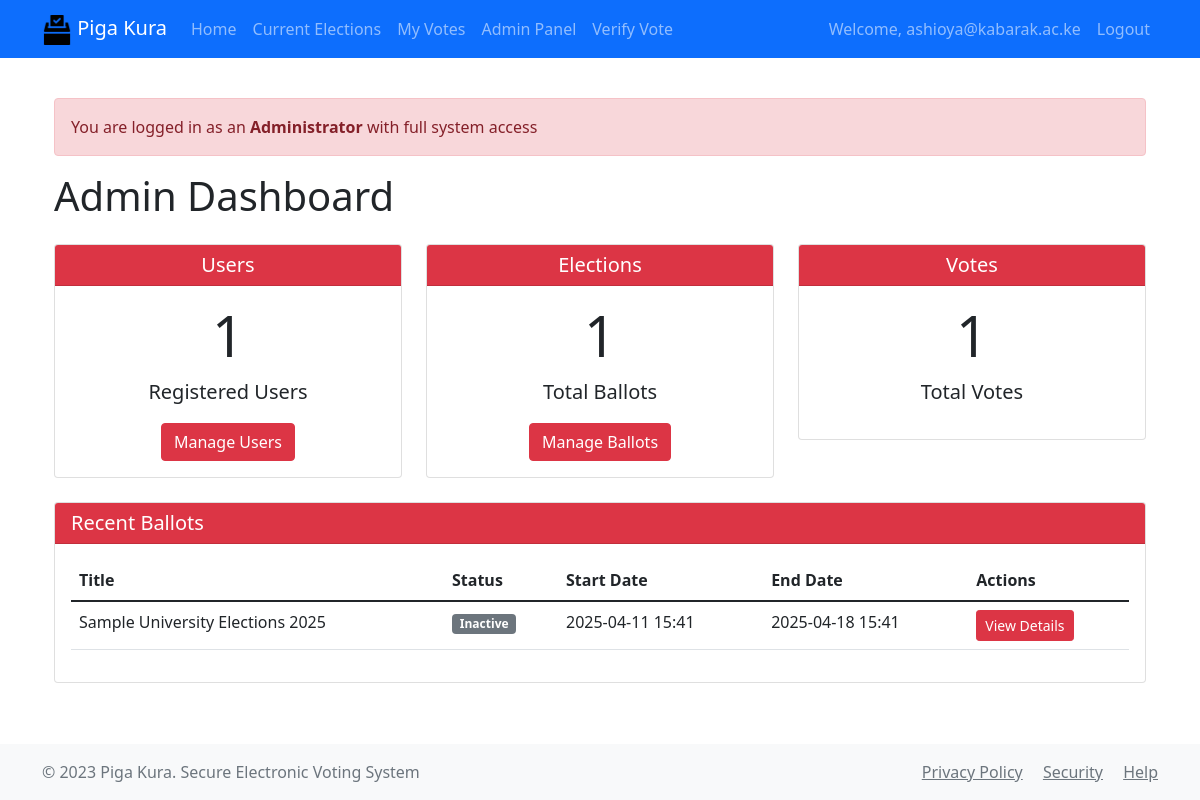
/admin/dashboard (signed in), run on an earlier commit of the app's database.
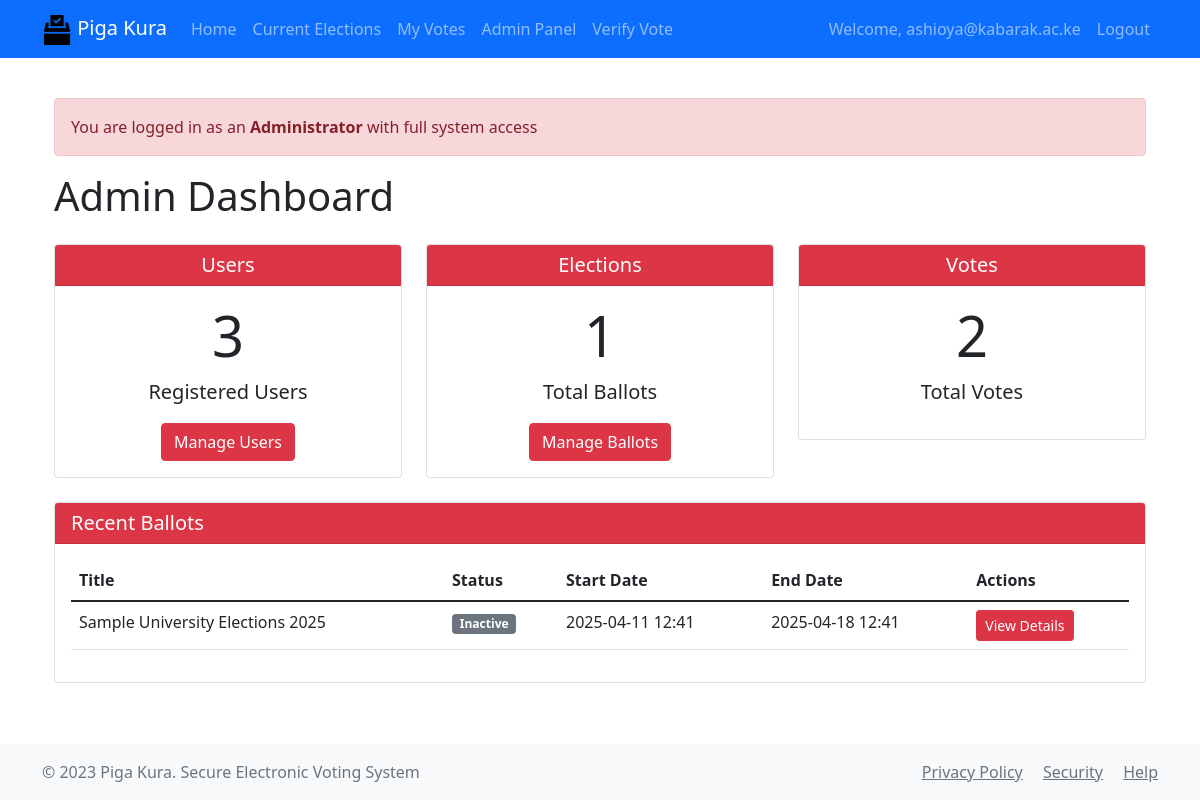
And on a later commit of the database.
### app/models/ballot.py (models this page shows, shortened)
class Ballot(db.Model):
    id = db.Column(db.Integer, primary_key=True)
    title = db.Column(db.String(200), nullable=False)
    description = db.Column(db.Text)
    start_date = db.Column(db.DateTime, nullable=False)
    end_date = db.Column(db.DateTime, nullable=False)
    is_active = db.Column(db.Boolean, default=True)
    created_at = db.Column(db.DateTime, default=datetime.utcnow)
    candidates = db.relationship('Candidate', backref='ballot', lazy=True)
    votes = db.relationship('Vote', backref='ballot', lazy=True)
    ballot_type = db.Column(db.String(50), nullable=False)  # national, county, special
    verification_key = db.Column(db.String(64), unique=True)
    min_voters = db.Column(db.Integer, default=0)
    max_voters = db.Column(db.Integer)
    requires_verification = db.Column(db.Boolean, default=True)
    verification_method = db.Column(db.String(50))  # id, biometric, token
    audit_trail = db.relationship('AuditLog', backref='ballot', lazy=True)
    @property
    def is_ongoing(self):
        now = datetime.utcnow()
        return self.start_date <= now <= self.end_date and self.is_active

### app/routes/admin.py (the view)
@admin_bp.route('/dashboard')
@login_required
@admin_required
def dashboard():
    ballots = Ballot.query.order_by(Ballot.created_at.desc()).all()
    user_count = User.query.count()
    vote_count = Vote.query.count()
    return render_template('admin/dashboard.html',
                          ballots=ballots,
                          user_count=user_count,
                          vote_count=vote_count)

### app/routes/admin.py (called while the page is built)
def admin_required(f):
    @wraps(f)
    def decorated_function(*args, **kwargs):
        if not current_user.is_authenticated or not current_user.is_admin:
            flash('Admin privileges required', 'danger')
            return redirect(url_for('main.index'))
        return f(*args, **kwargs)
    return decorated_function

### app/templates/admin/dashboard.html (shortened to what this page needs)
{% extends "base.html" %}
{% block content %}
<div class="container">
    <div class="alert alert-danger">
         You are logged in as an <strong>Administrator</strong> with full system access
    </div>
    <h1 class="mb-4">Admin Dashboard</h1>
    <div class="row">
        <div class="col-md-4 mb-4">
            <div class="card text-center">
                <div class="card-header bg-danger text-white">
                    <h5 class="mb-0">Users</h5>
                </div>
                <div class="card-body">
                    <h2 class="display-4">{{ user_count }}</h2>
                    <p class="lead">Registered Users</p>
                    <a href="{{ url_for('admin.users') }}" class="btn btn-danger">Manage Users</a>
                </div>
            </div>
        </div>
        <div class="col-md-4 mb-4">
            <div class="card text-center">
                <div class="card-header bg-danger text-white">
                    <h5 class="mb-0">Elections</h5>
                </div>
                <div class="card-body">
                    <h2 class="display-4">{{ ballots|length }}</h2>
                    <p class="lead">Total Ballots</p>
                    <a href="{{ url_for('admin.ballots') }}" class="btn btn-danger">Manage Ballots</a>
                </div>
            </div>
        </div>
        <div class="col-md-4 mb-4">
            <div class="card text-center">
                <div class="card-header bg-danger text-white">
                    <h5 class="mb-0">Votes</h5>
                </div>
                <div class="card-body">
                    <h2 class="display-4">{{ vote_count }}</h2>
                    <p class="lead">Total Votes</p>
                </div>
            </div>
        </div>
    </div>
    <div class="card">
        <div class="card-header bg-danger text-white">
            <h5 class="mb-0">Recent Ballots</h5>
        </div>
        <div class="card-body">
            {% if ballots %}
            <div class="table-responsive">
                <table class="table">
                    <thead>
                        <tr>
                            <th>Title</th>
                            <th>Status</th>
                            <th>Start Date</th>
                            <th>End Date</th>
                            <th>Actions</th>
                        </tr>
                    </thead>
                    <tbody>
                        {% for ballot in ballots %}
                        <tr>
                            <td>{{ ballot.title }}</td>
                            <td>
                                {% if ballot.is_ongoing %}
                                <span class="badge bg-success">Active</span>
                                {% else %}
                                <span class="badge bg-secondary">Inactive</span>
                                {% endif %}
                            </td>
                            <td>{{ ballot.start_date.strftime('%Y-%m-%d %H:%M') }}</td>
                            <td>{{ ballot.end_date.strftime('%Y-%m-%d %H:%M') }}</td>
                            <td>
                                <button class="btn btn-sm btn-danger" onclick="viewBallotDetails({{ ballot.id }})">View Details</button>
                            </td>
                        </tr>
                        {% endfor %}
                    </tbody>
                </table>
            </div>
            {% else %}
            <p>No ballots created yet.</p>
            {% endif %}
        </div>
    </div>
</div>
{% endblock %}

What changed in the data, as far as the page shows it:
changed Ballot: start_date "2025-04-11 15:41" → "2025-04-11 12:41"; end_date "2025-04-18 15:41" → "2025-04-18 12:41"
Also different on the page:
{{ user_count }}: "1" → "3"
{{ vote_count }}: "1" → "2"
